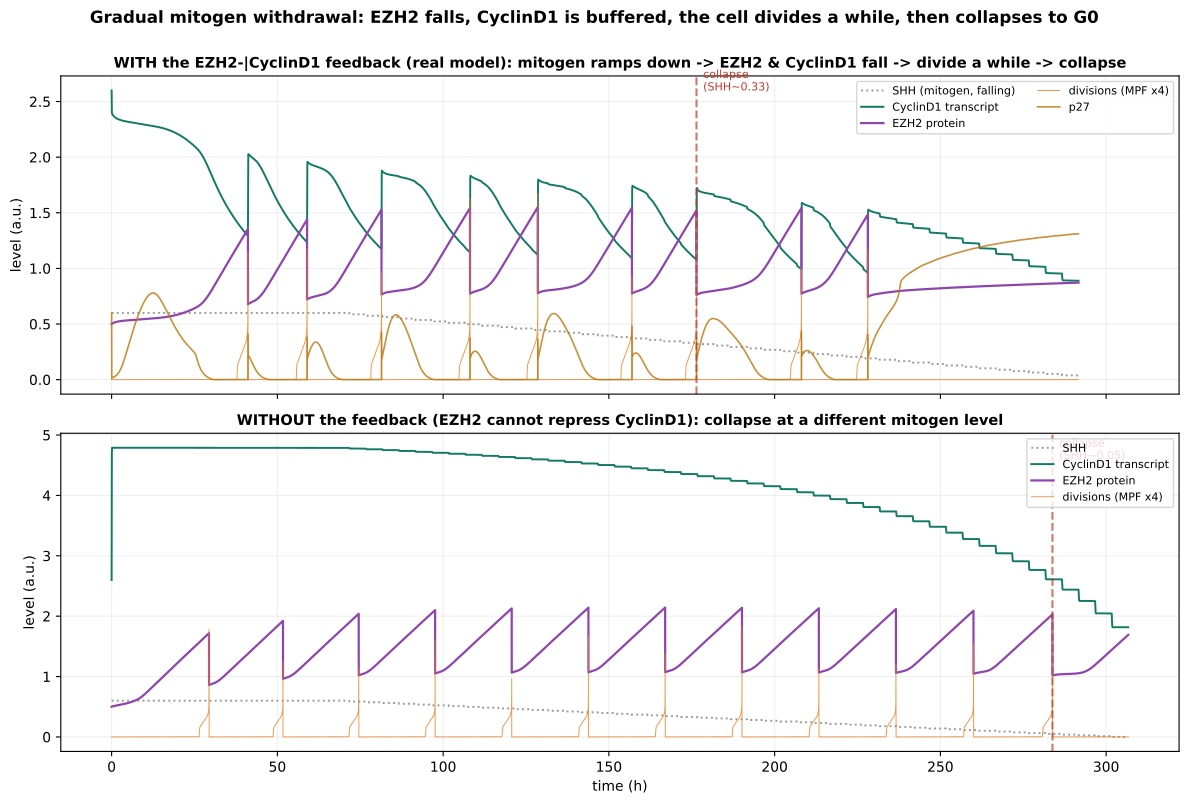

This figure's Python source:
"""Gradual mitogen withdrawal: does 'EZH2 falls -> keeps dividing a while -> then collapse' happen?

Ramps SHH slowly from 0.6 -> 0 (staircase of short segments) in a cycling GNP and records CyclinD1,
EZH2, divisions (MPF), p27 along the falling mitogen. Tests JP's reading: as mitogen falls, EZH2
falls, which de-represses CyclinD1 and sustains division for a while before the cell-cycle collapse.

Also compares WITH feedback (real model) vs WITHOUT (K_EZH2_repression=1e6): if the feedback buffers
the exit, the cell should keep dividing to a LOWER mitogen level with feedback.

Run:  ./venv/bin/python simulations/fig_v44_mitogen_rampdown.py
"""
import sys, os
sys.path.insert(0, os.path.dirname(os.path.dirname(os.path.abspath(__file__))))
import numpy as np, matplotlib.pyplot as plt, tellurium as te
from scipy.signal import find_peaks
from src.build_model_v44_heldt import build_model_v44

SETTLE = 4000          # min, reach steady cycling at SHH0
SHH0 = 0.6
RAMP_MIN, RAMP_MAX, NSEG = 0.0, SHH0, 48
SEG = 300              # min per ramp step  -> ramp spans NSEG*SEG/60 h
SEL = ["time", "Cd_mRNA", "EZH2", "MPF", "P21"]


def rampdown(model):
    rr = te.loada(model); rr.integrator.setValue("absolute_tolerance", 1e-8); rr.integrator.setValue("relative_tolerance", 1e-6)
    rr['SHH'] = SHH0
    chunks = [rr.simulate(0, SETTLE, 8000, selections=SEL)]
    shh_t = [(0, SHH0), (SETTLE, SHH0)]
    t = SETTLE
    for s in np.linspace(SHH0, RAMP_MIN, NSEG):
        rr['SHH'] = float(s)
        seg = None
        for atol in (1e-8, 1e-7, 1e-6):           # retry the stiff (collapse) segment with looser tol
            try:
                rr.integrator.setValue("absolute_tolerance", atol)
                seg = rr.simulate(t, t + SEG, 600, selections=SEL); break
            except Exception:
                continue
        if seg is None:                            # unintegrable -> cell has collapsed; stop the ramp
            break
        chunks.append(seg); shh_t.append((t, s)); shh_t.append((t + SEG, s)); t += SEG
    out = {k: np.concatenate([c[k] for c in chunks]) for k in SEL}
    out['SHH_t'] = np.array(shh_t)
    return out


def last_division(d):
    t = d['time']; mpf = d['MPF']
    div_idx = np.where((mpf[:-1] > 0.3) & (mpf[1:] < 0.1))[0]
    if len(div_idx) == 0:
        return None, None
    ti = t[div_idx[-1]]
    # SHH at that time
    shh = np.interp(ti, d['SHH_t'][:, 0], d['SHH_t'][:, 1])
    return ti / 60.0, shh


A = rampdown(build_model_v44())                                   # with feedback (real model)
B = rampdown(build_model_v44(params={"K_EZH2_repression": 1e6}))  # without feedback

for name, d in (("WITH feedback", A), ("WITHOUT feedback", B)):
    tlast, shhlast = last_division(d)
    ez0 = d['EZH2'][(d['time'] > SETTLE - 1500) & (d['time'] < SETTLE)].mean()
    print(f"{name:16s}: last division at t={tlast:.0f} h, SHH~{shhlast:.3f}; "
          f"EZH2 {ez0:.2f} (cycling) -> {d['EZH2'][-3000:].mean():.2f} (final)")

fig, ax = plt.subplots(2, 1, figsize=(12, 8), sharex=True)
th = A['time'] / 60.0
ax[0].plot(th, A['SHH_t'][:, 1] if False else np.interp(A['time'], A['SHH_t'][:, 0], A['SHH_t'][:, 1]),
           color='#999', lw=1.4, ls=':', label='SHH (mitogen, falling)')
ax[0].plot(th, A['Cd_mRNA'], color='#117a65', lw=1.4, label='CyclinD1 transcript')
ax[0].plot(th, A['EZH2'], color='#8e44ad', lw=1.6, label='EZH2 protein')
ax[0].plot(th, A['MPF'] * 4, color='#e67e22', lw=0.7, alpha=0.8, label='divisions (MPF x4)')
ax[0].plot(th, A['P21'], color='#b9770e', lw=1.2, alpha=0.8, label='p27')
tlast, shhlast = last_division(A)
ax[0].axvline(tlast, color='#c0392b', ls='--', alpha=0.7)
ax[0].text(tlast + 2, 2.6, f'collapse\n(SHH~{shhlast:.2f})', fontsize=8, color='#c0392b')
ax[0].set_title('WITH the EZH2-|CyclinD1 feedback (real model): mitogen ramps down -> EZH2 & CyclinD1 fall -> divide a while -> collapse',
                fontsize=10.5, fontweight='bold'); ax[0].set_ylabel('level (a.u.)'); ax[0].legend(fontsize=8, ncol=2, loc='upper right'); ax[0].grid(alpha=0.2)

th2 = B['time'] / 60.0
ax[1].plot(th2, np.interp(B['time'], B['SHH_t'][:, 0], B['SHH_t'][:, 1]), color='#999', lw=1.4, ls=':', label='SHH')
ax[1].plot(th2, B['Cd_mRNA'], color='#117a65', lw=1.4, label='CyclinD1 transcript')
ax[1].plot(th2, B['EZH2'], color='#8e44ad', lw=1.6, label='EZH2 protein')
ax[1].plot(th2, B['MPF'] * 4, color='#e67e22', lw=0.7, alpha=0.8, label='divisions (MPF x4)')
tlastB, shhlastB = last_division(B)
if tlastB: ax[1].axvline(tlastB, color='#c0392b', ls='--', alpha=0.7); ax[1].text(tlastB + 2, 4.6, f'collapse\n(SHH~{shhlastB:.2f})', fontsize=8, color='#c0392b')
ax[1].set_title('WITHOUT the feedback (EZH2 cannot repress CyclinD1): collapse at a different mitogen level',
                fontsize=10.5, fontweight='bold'); ax[1].set_ylabel('level (a.u.)'); ax[1].set_xlabel('time (h)'); ax[1].legend(fontsize=8, loc='upper right'); ax[1].grid(alpha=0.2)

fig.suptitle('Gradual mitogen withdrawal: EZH2 falls, CyclinD1 is buffered, the cell divides a while, then collapses to G0',
             fontsize=12, fontweight='bold', y=1.0)
plt.tight_layout()
plt.savefig('simulations/fig_v44_mitogen_rampdown.png', dpi=170, bbox_inches='tight')
plt.savefig('simulations/fig_v44_mitogen_rampdown.pdf', bbox_inches='tight')
plt.close()
print("\nSaved: fig_v44_mitogen_rampdown.png")
